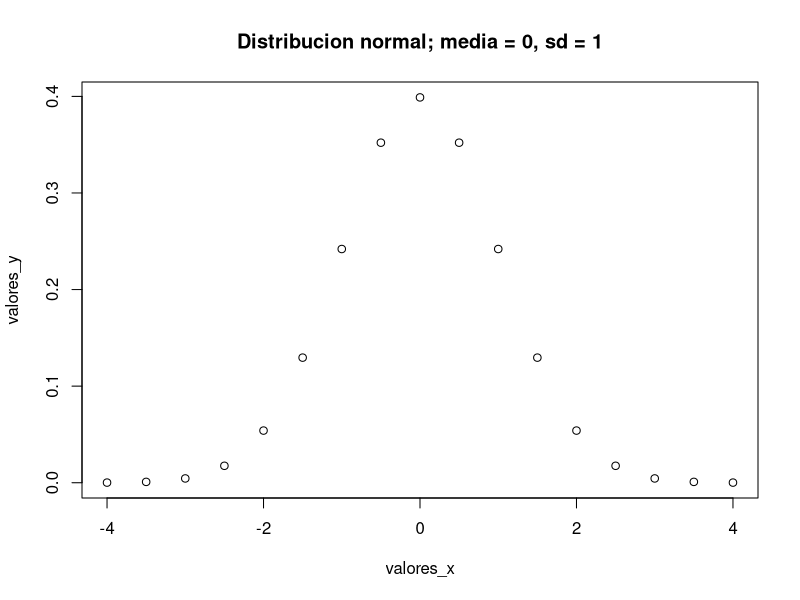
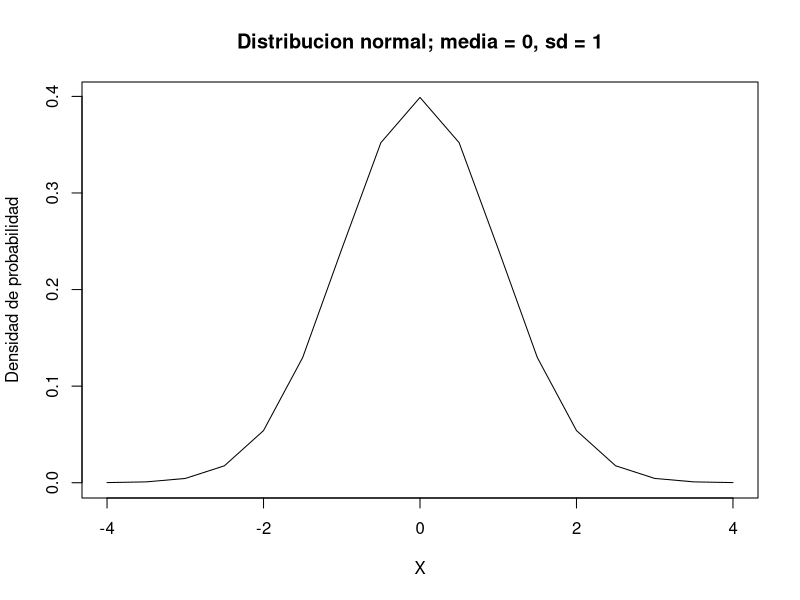
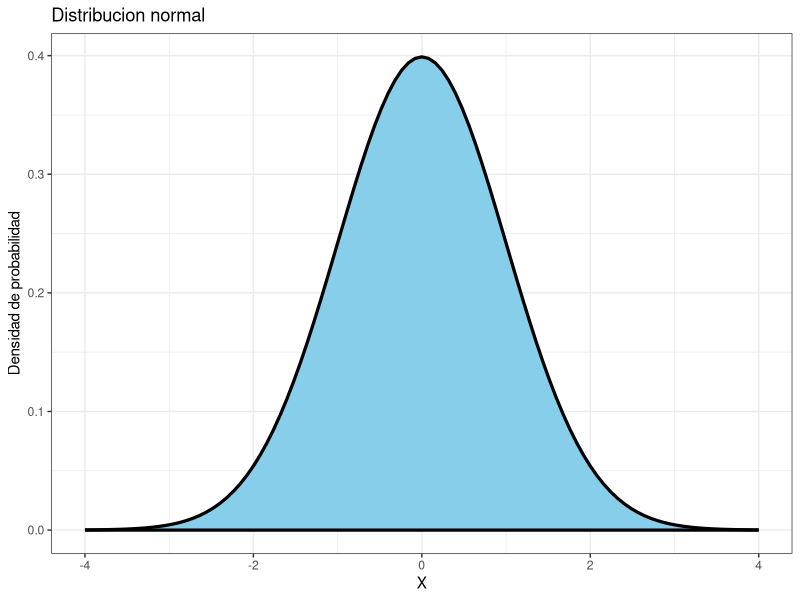
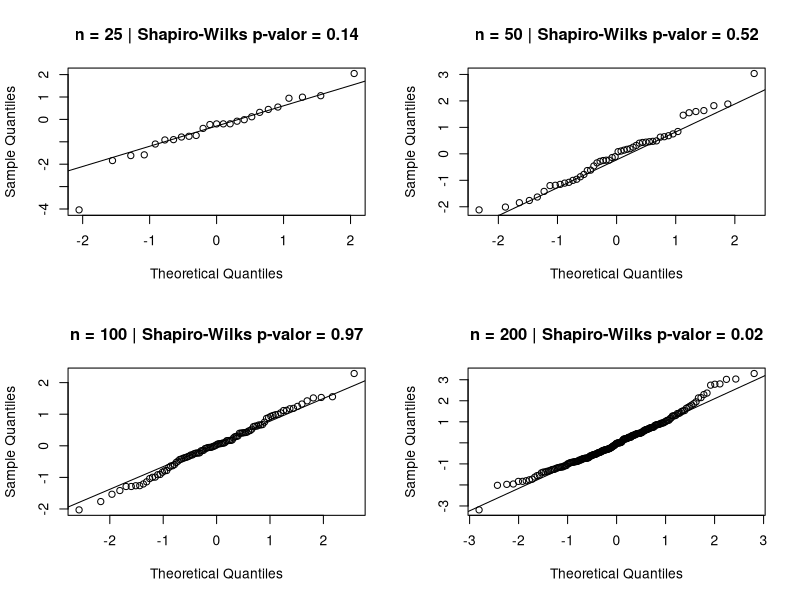
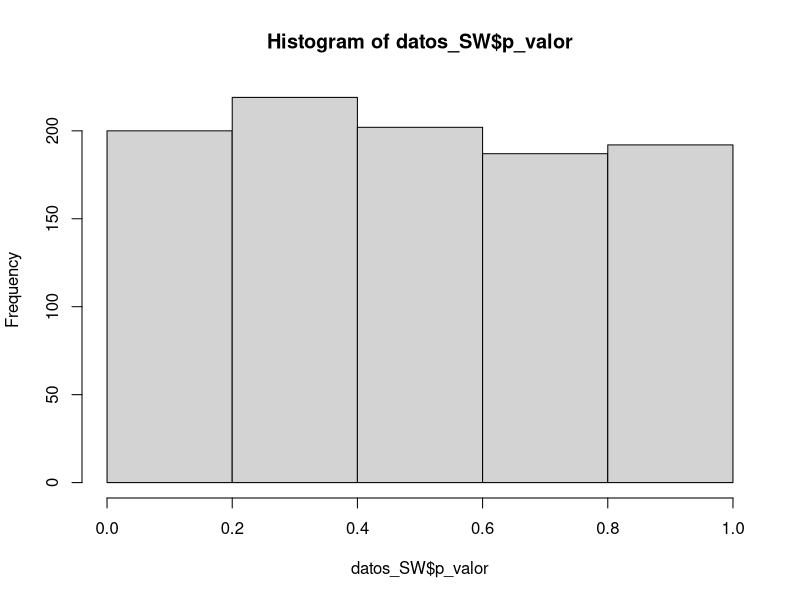
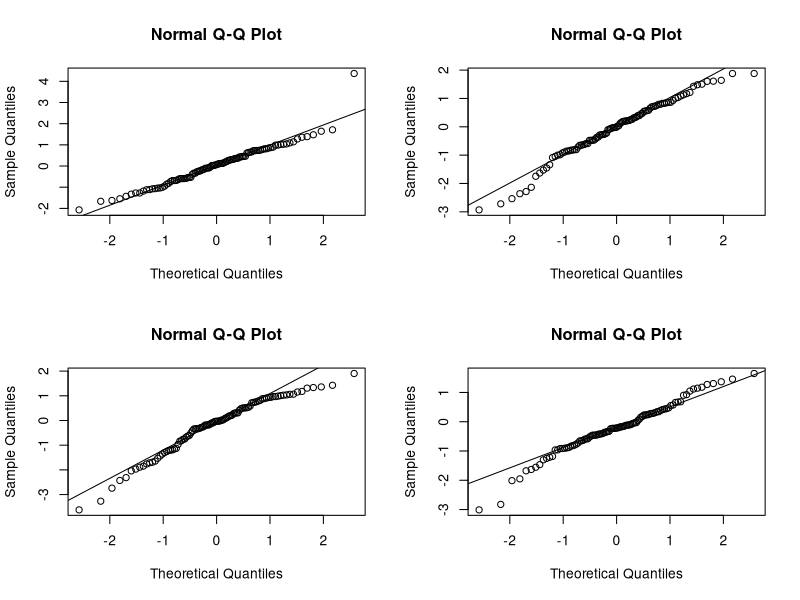
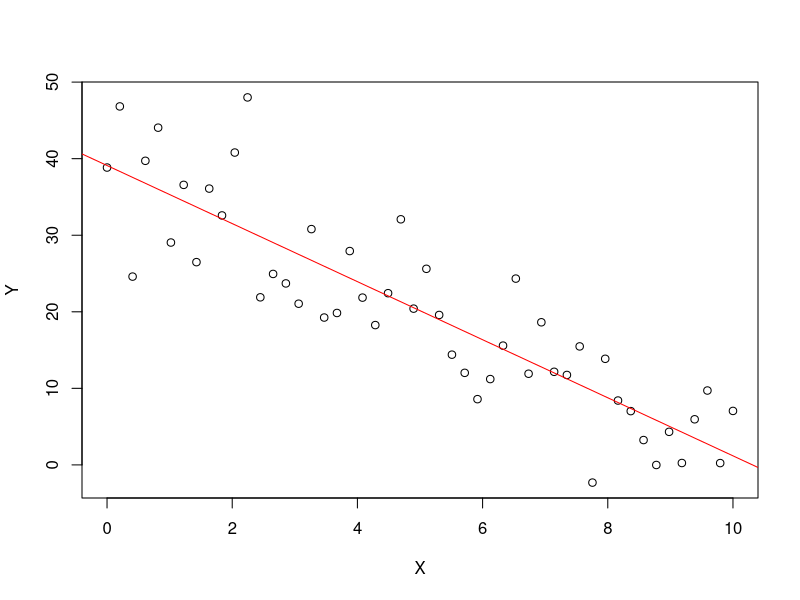
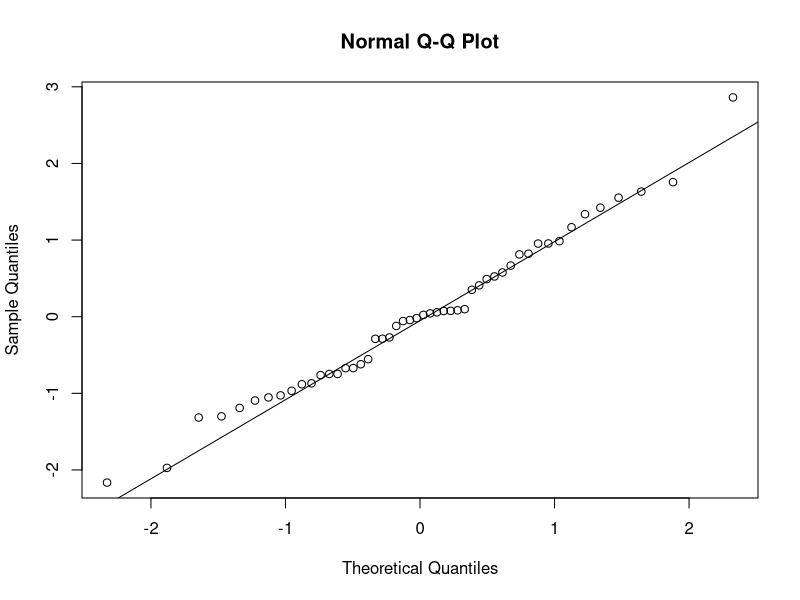

Write the R code that produced these figures, in order.
# Antes que nada veamos si hay algun comando u objeto almacenado en la memoria
ls()
# Si te aparece character(0) es que la memoria esta limpia, si no ejecut?
# la siguiente sentencia para borrar la memoria.
rm(list=ls())
# revisamos...
ls()


######   PARTE B: CARACTERIZACION DE LA DISTRIBUCION NORMAL  ##########

# B.1 Distribucion normal y funciones de R

#Comenzaremos con la distribucion normal y la utilizaremos como ejemplo para aprender las funciones de R asociadas al manejo de distribuciones de probabilidad.

# Funciones

#Las funciones que veremos son comunes a todas las distribuciones de probabilidad. Hay cuatro tipos de funciones, que estan determinados por la letra con la que comienzan. Seguido a esta letra se encuentra la abreviatura de la distribucion.

# Distribucion normal: `norm'.
# Distribucion binomial: `binom'.
# Distribucion binomial negativa: `nbinom'.
# Distribucion de Poisson: `pois'.

## dXXX

#La primera funcion que veremos es *dnorm()*. Esta funcion calcula la densidad de probabilidad de la distribucion para un valor particular de la variable, o para un vector de valores. Esto nos permite por ejemplo graficar la distribucion.

#X es el punto en el que se desea calcular la densidad, mean es la media (parametro mu) y sd es el Desvio estandar (parametro sigma).
dnorm(x = 0,
      mean = 0,
      sd = 1)

# El valor obtenido NO es la probabilidad de que la variable tome valor 0. Si queremos graficar la funcion, podrias hacer lo siguiente:

# Creamos un objeto para los valores de la funcion. En caso de dudas, consultar *?seq()*.

(valores_x <- seq(-4, 4, by = 0.5))
(valores_y <- dnorm(x = seq(-4, 4, by = 0.5), mean = 0, sd = 1))

# Graficamos.

plot(x = valores_x,
     y = valores_y,
     main = "Distribucion normal; media = 0, sd = 1")

#Prueben achicar el valor del argumento *by* de la funcion *seq()*.
#Si especificamos que el plot sea *type = "l"*, se creara una linea uniendo los puntos que le proveamos.

plot(x = valores_x,
     y = valores_y,
     type = "l",
     main = "Distribucion normal; media = 0, sd = 1",
     xlab = "X",
     ylab = "Densidad de probabilidad")

#Existen formas mas elegantes de hacer este tipo de graficos...

library("ggplot2")

grafico <- ggplot(data.frame(x = c(-4, 4)), aes(x)) +
  stat_function(fun = dnorm,
                args = list("mean" = 0, "sd" = 1),
                geom = "area",
                fill = "skyblue",
                colour = "black",
                lwd = 1.1) +
  ggtitle("Distribucion normal") +
  xlab("X") +
  ylab("Densidad de probabilidad") +
  theme_bw()
grafico

# ...pero se escapan de lo que queremos ver hoy.

## pXXX

#La siguente funcion que veremos es *pnorm()*. Esta funcion devuelve la probabilidad acumulada hasta el valor del argumento *q*. Al tratarse de una distribucion de probabilidad continua, esta probabilidad es la integral de la curva que se genera con *dnorm()*, entre -inf y el valor de 'q'. Si fuese una distribucion discreta, seria la sumatoria.

# Hagamos algunos calculos,

#Calculamos la probabilidad acumulada hasta x = 0.
pnorm(q = 0, mean = 0, sd = 1)
# Probabilidad acumulada dentro de dos desvios estandard centrales.
pnorm(q = 2, mean = 0, sd = 1) - pnorm(q = -2, mean = 0, sd = 1)

## qXXX

#La funcion *qnorm()* permite calcular el valor de X que acumula una dada probabilidad *p*.
# Hagamos algunos calculos,

# Calculamos el valor de X que acumula el 0.5 de probabilidad.
qnorm(p = 0.5, mean = 0, sd = 1)


qnorm(p = pnorm(0), mean = 0, sd = 1)
## rXXX

#La ultima funcion que vamos a ver es *rnorm()*, que genera *n* valores aleatorios, siguiendo las probabilidades establecidas por una dada distribucion normal.

# Generemos 20 valores.

(valoresNormales <- rnorm(n = 20, mean = 0, sd = 1))

#*NOTA: los numeros aleatorios generados por el R son PSEUDOALEATORIOS. La semilla de aleatoriedad puede establecerse mediante la funcion set.seed(). Esto permite la reproduccion de los resultados.*

### B.2 Evaluacion de supuestos y graficos diagnosticos ###

#En esta seccion vamos a practicar como se evaluan los supuestos de las muestras y aprenderemos a observar graficos diagnosticos.

#Veamos que dice la prueba de Shapiro-Wilks sobre la muestra recien generada.

shapiro.test(valoresNormales)

#Ahora vamos a simular cuatro muestras de una misma distribucion normal con n de 25, 50, 100 y 200. A cada muesta le haremos un QQ-plot y realizaremos la prueba de Shapiro-Wilks.

#La funcion *lapply()* toma un vector (en este caso los numeros 25, 50, 100, y 200) y les aplica una funcion, en este caso *rnorm()*. Esto significa que creara cuatro vectores, de largos 25, 50, 100, y 200, y los guardara en una lista. Los otros argumentos de la funcion *rnorm()* tambien se incluyen.

# Creamos los datos.

sampleList <- lapply(X = c(25, 50, 100, 200),
                     FUN = rnorm,
                     mean = 0,
                     sd = 1)

#Utilizando la misma logica, realizo la prueba de Shapiro-Wilks para cada uno de los vectores que obtuve en el paso anterior.

pShapiroWilks <- lapply(sampleList, shapiro.test)

#A continuacion crearemos un QQ-plot para cada vector y mostraremos en el titulo de cada grafico el n utilizado y el p-valor de la prueba.

# Establecemos un arreglo grafico de dos filas y dos columnas.
par(mfrow = c(2, 2))
# Para los valores del 1 al 4 (recordar que tenemos 4 elementos en la lista).
for (i in 1:4) {
  qqnorm(sampleList[[i]],
         main = paste0("n = ",
                       length(sampleList[[i]]),
                       " | Shapiro-Wilks p-valor = ",
                       round(pShapiroWilks[[i]]$p.value, digits = 2)))
  qqline(sampleList[[i]])
}

#Si volvemos a correr la linea que crea el objeto pShapiroWilks, podremos graficar cuatro muestras diferentes.

#Como mencionamos en la guia, la prueba de Shapiro-Wilks es una prueba de hipotesis y utiliza por default un alfa de 0,05. Esto significa que de 100 veces, en 5 casos se rechazaria Ho.

# Vamos a simular 1000 muestras de 20 observaciones con mu = 30 y sd = 10. Realizamos un histograma de los p-valores obtenidos y observamos en cuantos casos se rechazaria la Ho.

#Creamos un dataframe con 2 columnas y 1000 filas.
datos_SW <- data.frame("Simulacion" = vector(mode = "numeric", length = 1000),
                       "p_valor" = vector(mode = "numeric", length = 1000))
# Hacemos un loop que extrae 1000 muestras de n = 20, ejecuta la prueba de Shapiro-wilks y  almacena el p-valor en el dataframe.

for (i in 1:1000) {
  simulacion <- rnorm(20, 30, 10)
  p_valor_SW <- shapiro.test(simulacion)$p.value
  datos_SW[i, ] <- list(i, p_valor_SW)
}

# Inspeccionemos el dataframe.
head(datos_SW)
tail(datos_SW)

# Construyamos el histograma.
par(mfrow = c(1, 1))
hist(datos_SW$p_valor, breaks=4)

# Veamos en cuantos casos se rechaza H0.
datos_SW$conclusion <- ifelse(test = datos_SW$p_valor < 0.05,
                              yes = "Rechazo normalidad",
                              no = "No rechazo normalidad")
table(datos_SW$conclusion)

#En la siguiente seccion graficaremos los QQ-plots de muestras provenientes de una poblacion normal que no superan la prueba de Shapiro-Wilks.

# Generamos muestras de una distribucion normal con p-valores de Shapiro-Wilks < 0,05.

# Simulemos.
muestras <- vector(mode = "list", length = 4)
# Para cada elemento de 'muestras, creo un vector con la muestra y obtengo el p-valor.
# Mientras el p-valor sea >= 0.05 creo un nuevo vector, obtengo el p-valor y vuelvo a evaluar la condicion.
# Cuando la condicion deja de cumplirse guardo la muestra x en el objeto 'muestra'
cant = 0
for (i in seq_along(muestras)) {
  x <- rnorm(n = 100, mean = 0, sd = 1)
  cant = cant + 1
  p_valor <- shapiro.test(x)$p.value
  while (p_valor >= 0.05) {
    cant = cant + 1
    x <- rnorm(n = 100, mean = 0, sd = 1)
    p_valor <- shapiro.test(x)$p.value
  }
  muestras[[i]] <- x
}
cant
# Ahora grafiquemos los QQ-plots de las cuatros muestras.

par(mfrow = c(2, 2))
for (i in seq_along(muestras)) {
  qqnorm(muestras[[i]])
  qqline(muestras[[i]])
}

#Si repiten ambos loops pueden observar diferentes muestras de a cuatro para ajustar un poco el analisis de graficos.

par(mfrow = c(1, 1)) # Restauramos la cantidad de graficos por dispositivo.

### B.3 Simulaciones en regresion ####

# Ahora queremos ver que es lo que pasa con las estimaciones cuando simulamos regresiones normales. Para esto primero vamos a ver como generar artificialmente una regresion lineal simple.

# Simule una regresion lineal simple con tamano de la muestra de 50, $\beta_0$=40, $\beta_1$=-4 y $\sigma$=5. Grafique.

#*Sugerencia: para generar los $\epsilon$ utilice la funcion rnorm. Recuerde que la funcion lm ajusta un modelo lineal*

beta0 = 40
beta1 = -4
sigma = 5
n=50
X<-seq(0, 10, length=n)
e = rnorm(n,0,sigma)
Y = beta0 + beta1*X + e
m1<-lm(Y~X)

# Grafique para insepccionar los datos.

plot(X,Y)
abline(lm(Y~X), col="red")

# Inspeccione el resultado del modelo utilizando la funcion *summary()*

summary(m1)

# Verifique los supuestos de normalidad y homogeneidad de varianzas. Ayuda: utilice la funcion *rstandard* y *predict*.

#normalidad
em1<-rstandard(m1)
qqnorm(em1)
qqline(em1)
#homogeneidad de varianzas
plot(predict(m1),rstandard(m1))
abline(0,0, col="red")

# Repita la simulacion del modelado 1000 veces, extraiga el coeficiente $\beta_1$ en cada simulacion y realice un histograma. Ayuda: para obtener el valor del coeficiente haga *model$coefficients[2]*.

#*Mas ayuda: aca debajo les dejamos una forma de simular varias veces algun proceso que uno desea y lo *guarda* en un data frame.*
sigma = 5
sigma = 50
n=10
n=50
n=1000
data<-data.frame()
for(i in 1:1000) {
  X<-runif(n,0,10)
  e = rnorm(n,0,sigma*X)
  Y = beta0 + beta1*X + e
  model<-lm(Y~X)
  b1<-c(i, model$coefficients[2],summary(model)[[4]][4])
  data<-cbind(rbind(data, b1))
}
colnames(data)<-c("simulacion", "b1","se")

par(mfrow=c(1,2))
hist(data$b1,freq=FALSE, main="bla")
abline(v=beta1,col="red")
hist(data$se,freq=FALSE)
abline(v=mean(data$se),col="blue")

n = 100000
X<-runif(n,0,10)
e = rnorm(n,0,sigma*X)
Y = beta0 + beta1*X + e

par(mfrow=c(1,2))
plot(X,Y, main ="Y=Beta0 + Beta1*X + rnorm(n, 0, sigma*X)")
# ?Que ocurre si aumentamos el error del modelo (varianza residual, no explicada)?.
# Realice el mismo procedimiento que antes pero con $\sigma$=50 y justifique.

# ?Que ocurre si aumentamos el n?.
# Realice el mismo procedimiento que antes pero con n=1000 y justifique.

# Ahora bien, ?Que pasa si el supuesto de homogeneidad de varianzas no se cumple? ?Como se visualiza?

# Simule la misma regresion pero ahora calcule a $\epsilon$ como: $\epsilon$=rnorm(n,0,sigma * X).
# Verifique los supuestos y grafique.

# Simule la misma regresion pero ahora calcule a $\epsilon$ como: $\epsilon$=runif(n,0,10).
# Verifique los supuestos y grafique.
